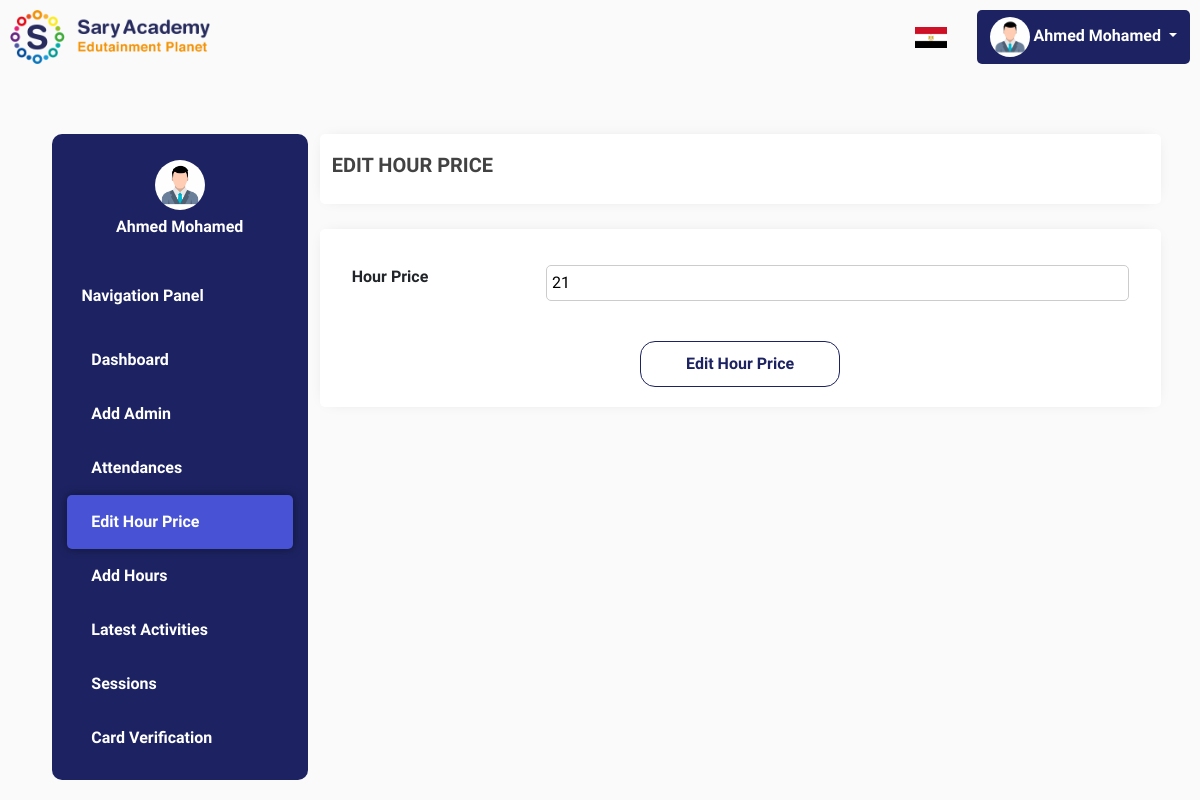
Page /edit-hour-price.php (signed in) on the earlier database version.
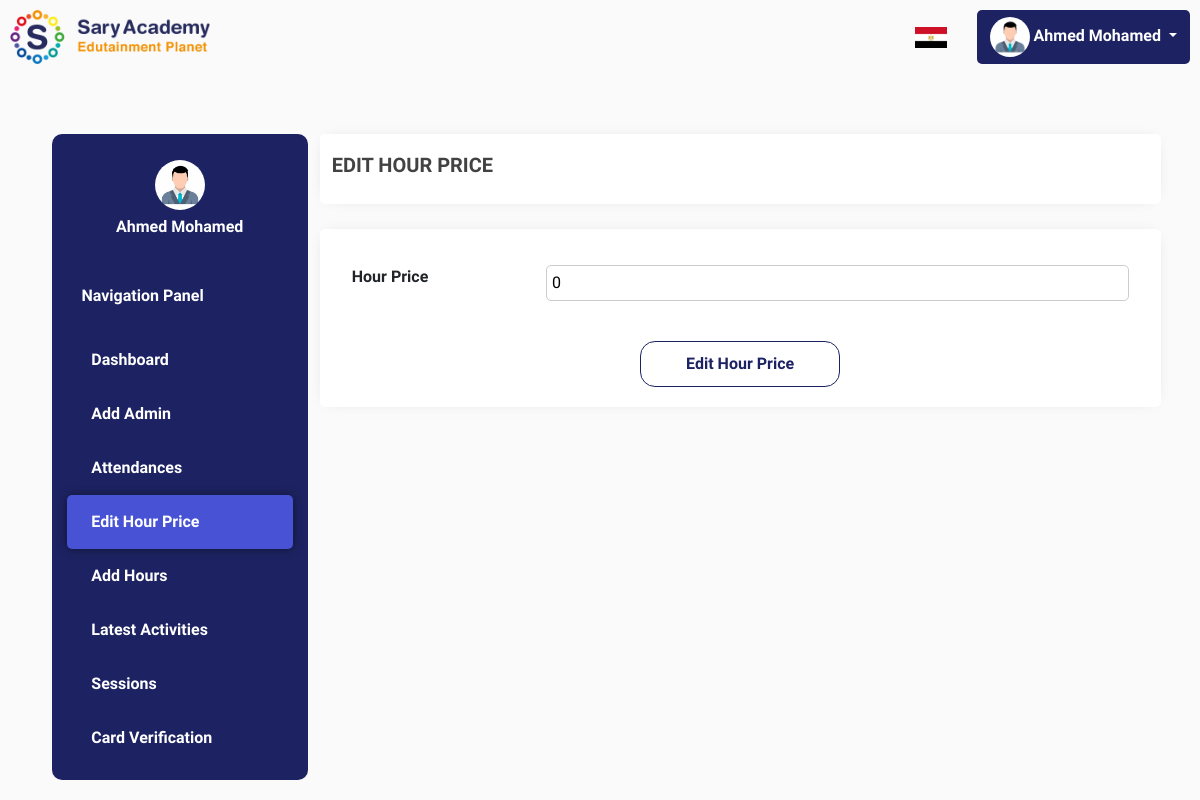
Same page on the later database version.
### tables this page shows
CREATE TABLE `price` (
  `id` int(255) NOT NULL,
  `price` text NOT NULL
);

### edit-hour-price.php (the view, shortened to what this page needs)
<html>
<head>
    <?php include('links.php'); ?>
</head>
<body style="background-color:#FAFAFA;padding:10px">
<?php include('header.php'); ?>
<div class="container" style="max-width: 95%;margin-top: 70px;">
    <div class="row">
        <div class="col-lg-3">
            <?php include('menu.php'); ?>
        </div>
        <div class="col-lg">
            <div class="row" style="background:white;height: 70px;box-shadow:0 0 15px -9px rgba(0, 0, 0, 0.25);border-radius:5px">
                <h5 style="text-transform: uppercase;font-weight:bold;color:#424242;align-self: center;"><i class="far fa-user-crown"></i> Edit hour price</h5>
            </div>
            <div class="row" style="background:white;padding:20px;box-shadow:0 0 15px -9px rgba(0, 0, 0, 0.25);border-radius:5px;margin-top:3%">
                <form method="POST" style="margin-top: 2%;" enctype="multipart/form-data">
                    <div id='container'>
                        <label style="font-weight: bold;">Hour Price</label>
                        <input type="number" name="hour-price" value=
                        <?php
                        $sql_select = "SELECT * FROM price";
                        $query_select = mysqli_query($connect, $sql_select);
                        $num = mysqli_num_rows($query_select);
                        if($num > 0) {
                            while($row = mysqli_fetch_array($query_select)) {
                                $price_rate = $row['price'];
                                echo "$price_rate";
                            }
                        } else {
                            echo "0";
                        }
                        ?> required>
                    </div>
                    <input type="submit" name="edit-price" value="Edit Hour Price">
                </form>
            </div>
        </div>
    </div>
</div>
</body>
</html>

Differences in the rows shown:
removed price: hour-price "21"
Other differences:
form field hour-price: (not shown) → "0"
